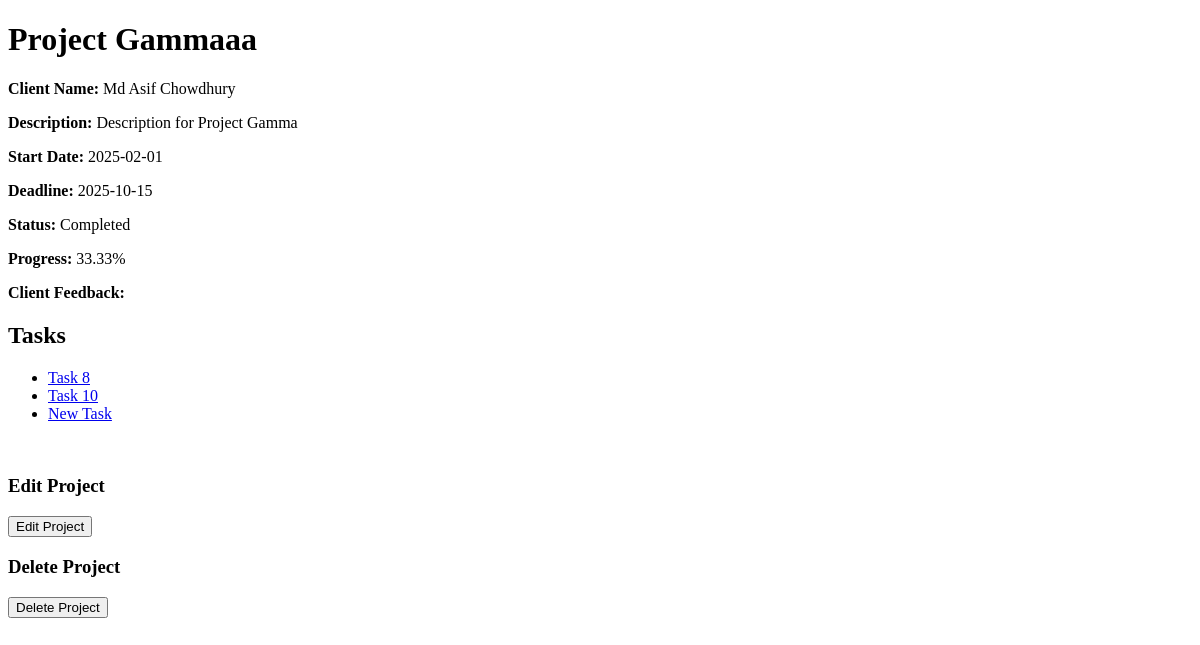
Page /controller/pm-project-controller.php?action=view&project_id=3 (signed in) on the committed database.
### tables this page shows
CREATE TABLE `projects` (
  `project_id` int(11) NOT NULL,
  `client_id` int(11) NOT NULL,
  `pm_id` int(11) DEFAULT NULL,
  `name` varchar(100) NOT NULL,
  `description` text NOT NULL,
  `start_date` date DEFAULT NULL,
  `deadline` date NOT NULL,
  `status` varchar(50) NOT NULL DEFAULT 'Pending Approval',
  `type` varchar(50) NOT NULL DEFAULT 'Proposal',
  `comment` text DEFAULT NULL,
  `client_feedback` text DEFAULT NULL,
  `progress` decimal(5,2) DEFAULT 0.00
);

CREATE TABLE `usr` (
  `userid` int(11) NOT NULL,
  `firstname` varchar(255) NOT NULL,
  `lastname` varchar(255) NOT NULL,
  `name` varchar(255) NOT NULL,
  `email` varchar(255) NOT NULL,
  `password` varchar(255) NOT NULL,
  `roleid` int(11) DEFAULT NULL
);

CREATE TABLE `tasks` (
  `task_id` int(11) NOT NULL,
  `project_id` int(11) NOT NULL,
  `developer_id` int(11) DEFAULT NULL,
  `name` varchar(100) NOT NULL,
  `description` text NOT NULL,
  `start_date` date NOT NULL,
  `deadline` date NOT NULL,
  `status` varchar(50) NOT NULL DEFAULT 'Not Started',
  `pm_comment` text DEFAULT NULL,
  `timestamp` timestamp NOT NULL DEFAULT current_timestamp() ON UPDATE current_timestamp(),
  `file_data` longblob DEFAULT NULL,
  `file_name` varchar(255) DEFAULT NULL,
  `file_type` varchar(255) DEFAULT NULL
);

### model/project-model.php (called while the page is built, shortened)
<?php
function getProjectInfo($projectId) {
    $conn = getDbConnection();
    $sql = "SELECT * FROM projects WHERE project_id = ?";
    $stmt = $conn->prepare($sql);
    $stmt->bind_param("i", $projectId);
    $stmt->execute();
    $result = $stmt->get_result();
    $projectInfo = $result->fetch_assoc();
    return $projectInfo;
}
?>

### model/user-model.php (called while the page is built, shortened)
<?php
function getUserInfo($userId)
{
    $conn = getDbConnection();
    $sql = "SELECT userid, firstname, lastname, email, roleid FROM usr WHERE userid = ?";
    $stmt = $conn->prepare($sql);
    $stmt->bind_param("i", $userId);
    $stmt->execute();
    $result = $stmt->get_result();
    $user = $result->fetch_assoc();
    return $user;
}
function getUserName($userId)
{
    $userInfo = getUserInfo($userId);
    $firstname = $userInfo['firstname'] ?? 'Unassigned';
    $lastname = $userInfo['lastname'] ?? '';
    return trim("$firstname $lastname");
}
?>

### model/task-model.php (called while the page is built, shortened)
<?php
function getTasksForProject($projectId) {
    $conn = getDbConnection();
    $sql = "SELECT * FROM tasks WHERE project_id = ?";
    $stmt = $conn->prepare($sql);
    $stmt->bind_param("i", $projectId);
    $stmt->execute();
    $result = $stmt->get_result();
    $tasks = [];
    while ($row = $result->fetch_assoc()) {
        $tasks[] = $row;
    }
    return $tasks;
}
?>

### view/pm-project-view.php (the view, shortened to what this page needs)
<!DOCTYPE html>
<html lang="en">
<head>
    <link rel="stylesheet" href="../css/styles.css">
</head>
<body>
<h1><?php echo $project['name']; ?></h1>
<p><strong>Client Name:</strong> <?php echo $clientName; ?></p>
<p><strong>Description:</strong> <?php echo $project['description']; ?></p>
<p><strong>Start Date:</strong> <?php echo $project['start_date']; ?></p>
<p><strong>Deadline:</strong> <?php echo $project['deadline']; ?></p>
<p><strong>Status:</strong> <?php echo $project['status']; ?></p>
<p><strong>Progress:</strong> <?php echo $project['progress']; ?>%</p>
<p><strong>Client Feedback:</strong> <?php echo $project['client_feedback']; ?></p>
<h2>Tasks</h2>
<ul>
    <?php foreach ($tasks as $task) { ?>
        <li>
            <a href="../controller/pm-task-controller.php?action=view&task_id=<?php echo $task['task_id']; ?>"><?php echo $task['name']; ?></a>
        </li>
    <?php } ?>
</ul>
<br>
<h3>Edit Project</h3>
<form action="../controller/pm-project-controller.php?action=edit" method="post">
    <button type="submit">Edit Project</button>
</form>
<h3>Delete Project</h3>
<form action="../controller/pm-project-controller.php?action=delete" method="post">
    <button type="submit">Delete Project</button>
</form>
</body>
</html>

### rows in the picture
projects: name "Project Gammaaa", client.lastname "Md Asif Chowdhury", description "Description for Project Gamma", start_date "2025-02-01", deadline "2025-10-15", status "Completed", progress "33.33"
tasks: name "Task 8"
tasks: name "Task 10"
tasks: name "New Task"
